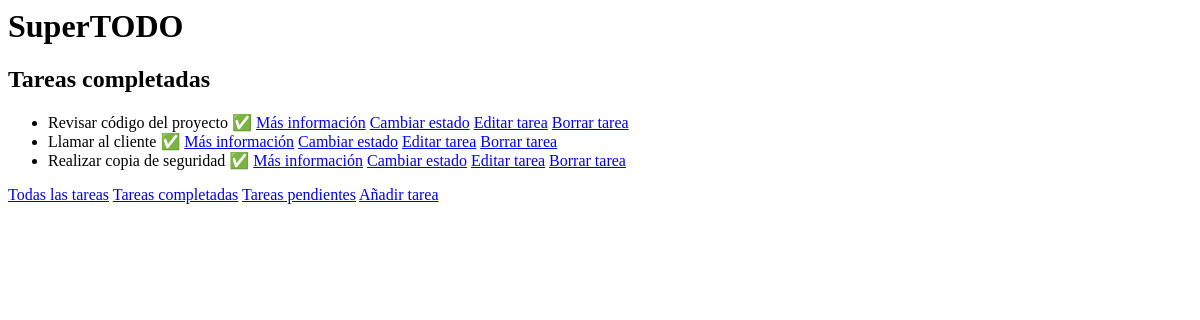
Page /tasks/completed/ on the earlier database version.
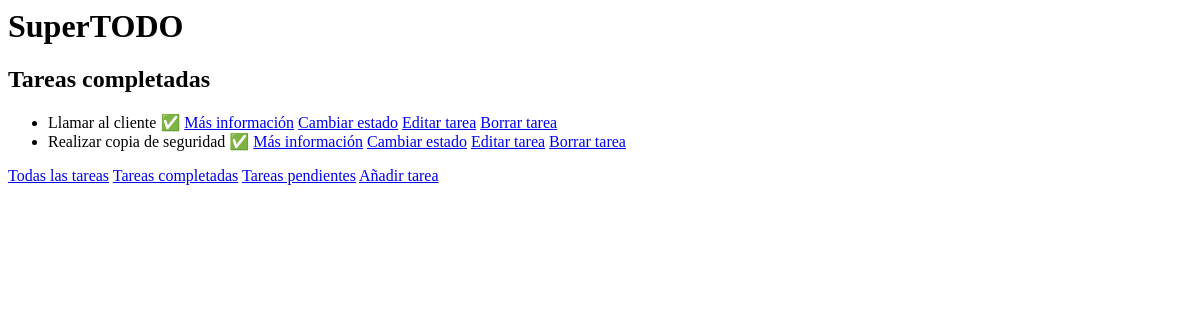
Same page on the later database version.
### tasks/models.py (models this page shows)
class Task(models.Model):
    name = models.CharField(max_length=128)
    description = models.TextField(blank=True)
    slug = models.SlugField(unique=True)
    completed = models.BooleanField(default=False)
    created_at = models.DateTimeField(auto_now_add=True)
    updated_at = models.DateTimeField(auto_now=True)

### tasks/views.py (the view)
# urls.py: path('completed/', views.task_list_completed, name='task-list-completed'),
def task_list_completed(request):
    tasks = Task.objects.filter(completed=True)
    return render(request, 'tasks/task/list_completed.html', {'tasks': tasks})

### tasks/templates/tasks/task/list_completed.html
{% block content%}
{% include "header.html" with subtitle="Tareas completadas" %}
<ul>
  {% for task in tasks %}
  <li>{{task.name}}
    {% if task.completed %} ✅
    {% else %} ❌
    {% endif %}
    <a href="{% url 'tasks:task-detail' task.slug %}"> Más información</a>
    <a href="{% url 'tasks:toggle-task' task.slug %}"> Cambiar estado</a>
    <a href="{% url 'tasks:edit-task' task.slug %}">Editar tarea</a>
    <a href="{% url 'tasks:delete-task' task.slug %}">Borrar tarea</a>
  </li>
    {% empty %}
  <p>Nada que hacer. ¡Enhorabuena!</p>
  {% endfor %}
</ul>
{% include "links.html" %}
{% endblock %}

Differences in the rows shown:
no longer on this page (row edited): Task: name "Revisar código del proyecto"
